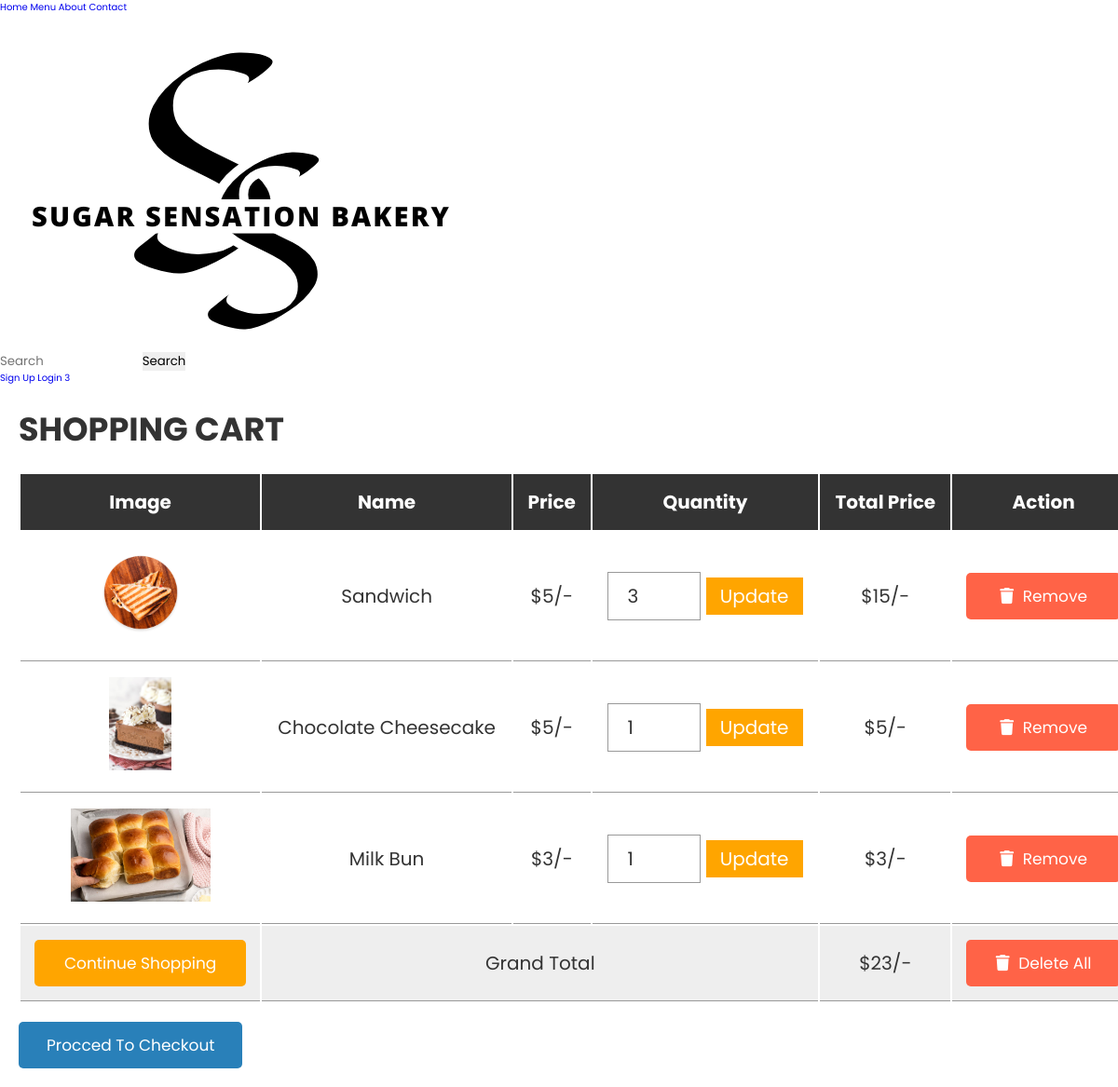
The page /cartsam.php on the database its author committed.
### tables this page shows
CREATE TABLE `cart` (
  `id` int(11) NOT NULL,
  `image` varchar(255) DEFAULT NULL,
  `name` varchar(255) NOT NULL,
  `price` decimal(10,2) NOT NULL,
  `quantity` int(11) NOT NULL
);

### cartsam.php (the view, shortened to what this page needs)
<!DOCTYPE html>
<html lang="en">
<head>
   <link rel="stylesheet" href="https://cdnjs.cloudflare.com/ajax/libs/font-awesome/6.0.0/css/all.min.css">
   <link rel="stylesheet" href="css/style.css">
</head>
<body>
<?php include 'header.php'; ?>
<div class="container">
<section class="shopping-cart">
   <h1 class="heading">shopping cart</h1>
   <table>
      <thead>
         <th>image</th>
         <th>name</th>
         <th>price</th>
         <th>quantity</th>
         <th>total price</th>
         <th>action</th>
      </thead>
      <tbody>
         <?php
         $select_cart = mysqli_query($conn, "SELECT * FROM `cart`");
         $grand_total = 0;
         if(mysqli_num_rows($select_cart) > 0){
            while($fetch_cart = mysqli_fetch_assoc($select_cart)){
         ?>
         <tr>
            <td><img src="uploaded_img/<?php echo $fetch_cart['image']; ?>" height="100" alt=""></td>
            <td><?php echo $fetch_cart['name']; ?></td>
            <td>$<?php echo number_format($fetch_cart['price']); ?>/-</td>
            <td>
               <form action="" method="post">
                  <input type="number" name="update_quantity" min="1"  value="<?php echo $fetch_cart['quantity']; ?>" >
                  <input type="submit" value="update" name="update_update_btn">
               </form>
            </td>
            <td>$<?php echo $sub_total = number_format($fetch_cart['price'] * $fetch_cart['quantity']); ?>/-</td>
            <td><a href="cart.php?remove=<?php echo $fetch_cart['id']; ?>" onclick="return confirm('remove item from cart?')" class="delete-btn"> <i class="fas fa-trash"></i> remove</a></td>
         </tr>
         <?php
           $grand_total += $sub_total;
            };
         };
         ?>
         <tr class="table-bottom">
            <td><a href="products.php" class="option-btn" style="margin-top: 0;">continue shopping</a></td>
            <td colspan="3">grand total</td>
            <td>$<?php echo $grand_total; ?>/-</td>
            <td><a href="cart.php?delete_all" onclick="return confirm('are you sure you want to delete all?');" class="delete-btn"> <i class="fas fa-trash"></i> delete all </a></td>
         </tr>
      </tbody>
   </table>
   <div class="checkout-btn">
      <a href="checkout.php" class="btn <?= ($grand_total > 1)?'':'disabled'; ?>">procced to checkout</a>
   </div>
</section>
</div>
</body>
</html>

### css/style.css (style rules this page uses)
:root { --blue:#2980b9; --red:tomato; --orange:orange; --black:#333; --white:#fff; --bg-color:#eee; --dark-bg:rgba(0,0,0,.7); --box-shadow:0 .5rem 1rem rgba(0,0,0,.1); --border:.1rem solid #999; }
* { font-family: 'Poppins', sans-serif; margin:0; padding:0; box-sizing: border-box; outline: none; border:none; text-decoration: none; text-transform: capitalize; }
html { font-size: 62.5%; overflow-x: hidden; }
.container { max-width: 1200px; margin:0 auto; }
section { padding:2rem; }
.heading { text-align: center; font-size: 3.5rem; text-transform: uppercase; color:var(--black); margin-bottom: 2rem; }
.btn, .option-btn, .delete-btn { display: block; width: 100%; text-align: center; background-color: var(--blue); color:var(--white); font-size: 1.7rem; padding:1.2rem 3rem; border-radius: .5rem; cursor: pointer; margin-top: 1rem; }
.option-btn i, .delete-btn i { padding-right: .5rem; }
.option-btn { background-color: var(--orange); }
.delete-btn { margin-top: 0; background-color: var(--red); }
.shopping-cart table { text-align: center; width: 100%; }
.shopping-cart table thead th { padding:1.5rem; font-size: 2rem; color:var(--white); background-color: var(--black); }
.shopping-cart table tr td { border-bottom: var(--border); padding:1.5rem; font-size: 2rem; color:var(--black); }
.shopping-cart table input[type="number"] { border: var(--border); padding:1rem 2rem; font-size: 2rem; color:var(--black); width: 10rem; }
.shopping-cart table input[type="submit"] { padding:.5rem 1.5rem; cursor: pointer; font-size: 2rem; background-color: var(--orange); color:var(--white); }
.shopping-cart table .table-bottom { background-color: var(--bg-color); }
.shopping-cart .checkout-btn { text-align: center; margin-top: 1rem; }
.shopping-cart .checkout-btn a { display: inline-block; width: auto; }
@media (max-width:1200px) { .shopping-cart { overflow-x: scroll; } }
@media (max-width:1200px) { .shopping-cart table { width: 120rem; } }
@media (max-width:1200px) { .shopping-cart .heading { text-align: left; } }
@media (max-width:1200px) { .shopping-cart .checkout-btn { text-align: left; } }

### rows shown on the page
cart: image (picture), name "Sandwich", price "5", update_quantity "3", $sub_total = number_format($fetch_cart['price'] * $fetch_cart['quantity']) "15"
cart: image (picture), name "Chocolate Cheesecake", price "5", update_quantity "1", $sub_total = number_format($fetch_cart['price'] * $fetch_cart['quantity']) "5"
cart: image (picture), name "Milk Bun", price "3", update_quantity "1", $sub_total = number_format($fetch_cart['price'] * $fetch_cart['quantity']) "3"

### other values the page prints
$row_count "3"
$grand_total "23"
